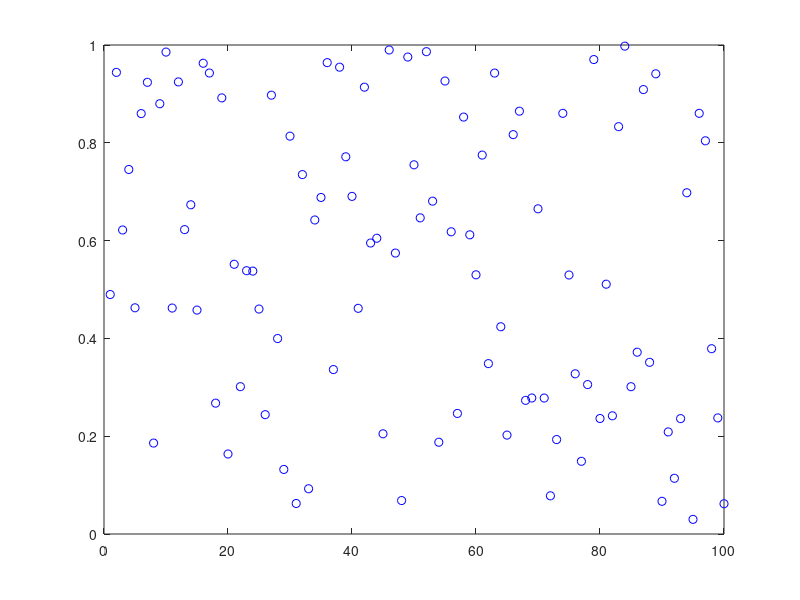

Source code (MATLAB): (Note: this script raises an error after producing the figure.)
% Single plot

close all
clear, clear global

filename = 'animation2';
dt = 1; % Pause between each frame
F = struct('cdata',[],'colormap',[]);

fh = figure('units','pixels','position',[100 100 1092 384]);
set(gcf,'color','w');
%hold all % If you want to overlap plots

n = 10;
data1 = rand(100,n); % Use your data here

cont = 1;
for i = 1 : n
    plot(data1(:,i),'bo')
    axis([0,100,0,1])
    
    ax = gca;
    ax.Units = 'pixels';
    pos = ax.Position;
    marg = 30;
    rect = [-marg, -marg, pos(3)+2*marg, pos(4)+2*marg];
    F(cont) = getframe(ax, rect);

    % Pass axis instead of figure to getframe in order to capture only the
    % inside of the plot. The margin can be used to get also axes ticks.
    
    [X, map] = rgb2ind(frame2im(F(cont)),256);
    cont = cont + 1;
    
    % Write gif
    if i == 1
        imwrite(X, map, [filename '.gif'], 'Loopcount', inf, 'DelayTime', dt)
    else
        imwrite(X, map, [filename '.gif'], 'WriteMode', 'Append', 'DelayTime', dt)
    end
end

% Write video
v = VideoWriter(filename);
v.FrameRate = 1/dt;
open(v)
writeVideo(v,F)
close(v)
